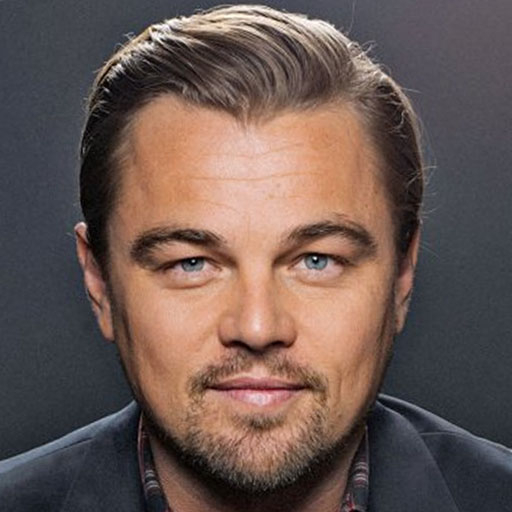
#> input picture images/leo.jpg, 512 x 512 px, found by its file name
$ jupyter execute 'Face & Eye Detection using HAAR Cascade Classifiers.ipynb'
#> lines starting #> are read from the running program, lines starting #| are printed output that depends on the picture; after the words box and inside, x2 and y2 are one past the last pixel; in counts of white or black regions, pixels touching at a corner belong together
# Face Detection

[cell 1]
import numpy as np
import cv2

# We point OpenCV's CascadeClassifier function to where our
# classifier (XML file format) is stored
face_classifier = cv2.CascadeClassifier('Haarcascades/haarcascade_frontalface_default.xml')

# Load our image then convert it to grayscale
image = cv2.imread('images/Leo.jpg')
#> image is the input picture: shape (512, 512, 3); mean B, G, R 82.5, 87.9, 106.1
gray = cv2.cvtColor(image, cv2.COLOR_BGR2GRAY)
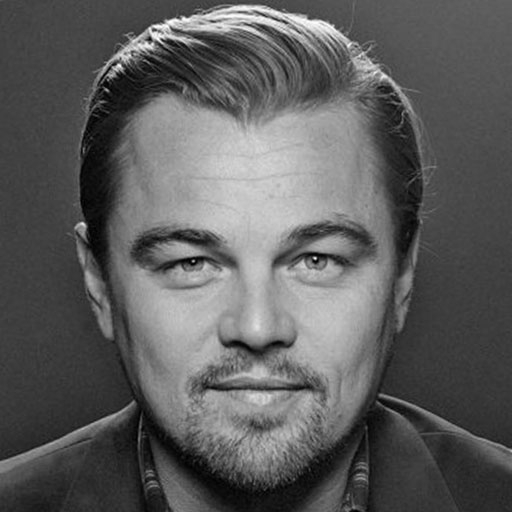
#> gray: shape (512, 512); min 0, max 254, mean 92.8

# Our classifier returns the ROI of the detected face as a tuple
# It stores the top left coordinate and the bottom right coordiantes
faces = face_classifier.detectMultiScale(gray, 1.3, 5)
#> faces = [[92, 130, 328, 328]]

# When no faces detected, face_classifier returns and empty tuple
if faces is ():
    print("No faces found")

# We iterate through our faces array and draw a rectangle
# over each face in faces
for (x,y,w,h) in faces:
    cv2.rectangle(image, (x,y), (x+w,y+h), (127,0,255), 2)
    cv2.imshow('Face Detection', image)
    cv2.waitKey(0)
#> this loop made 1 pass
#> pass 1, `cv2.imshow('Face Detection', image)`:
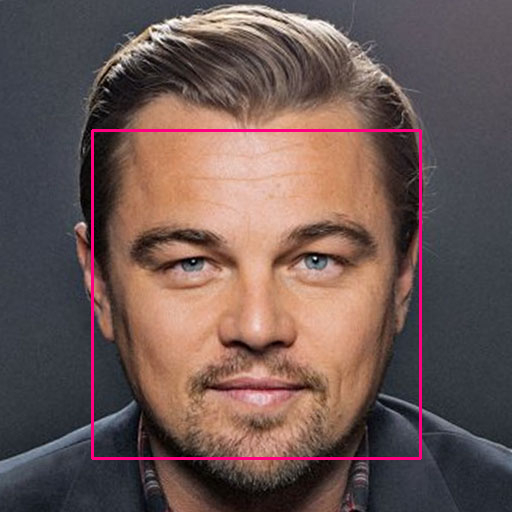
#> window 'Face Detection': shape (512, 512, 3); mean B, G, R 83.4, 86.9, 108.6

cv2.destroyAllWindows()

# Face & Eye Detection

[cell 2]
import numpy as np
import cv2

face_classifier = cv2.CascadeClassifier('Haarcascades/haarcascade_frontalface_default.xml')
eye_classifier = cv2.CascadeClassifier('Haarcascades/haarcascade_eye.xml')

img = cv2.imread('images/Leo.jpg')
gray = cv2.cvtColor(img, cv2.COLOR_BGR2GRAY)

faces = face_classifier.detectMultiScale(gray, 1.3, 5)

# When no faces detected, face_classifier returns and empty tuple
if faces is ():
    print("No Face Found")

for (x,y,w,h) in faces:
    cv2.rectangle(img,(x,y),(x+w,y+h),(127,0,255),2)
    cv2.imshow('img',img)
    cv2.waitKey(0)
    roi_gray = gray[y:y+h, x:x+w]
    roi_color = img[y:y+h, x:x+w]
    eyes = eye_classifier.detectMultiScale(roi_gray)
    eyes=eyes[:2]
    for (ex,ey,ew,eh) in eyes:
        cv2.rectangle(roi_color,(ex,ey),(ex+ew,ey+eh),(255,255,0),2)
        cv2.imshow('img',img)
        cv2.waitKey(0)
#> this loop made 1 pass
#> (x, y, w, h, eyes) on pass 1: (92, 130, 328, 328, [[185, 96, 73, 73], [64, 105, 64, 64]])
#> pass 1, `roi_gray = gray[y:y+h, x:x+w]`:
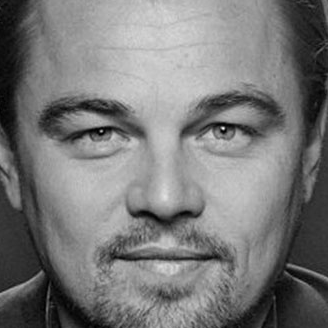
#> roi_gray: shape (328, 328); min 0, max 250, mean 120.7
#> pass 1, `roi_color = img[y:y+h, x:x+w]`:
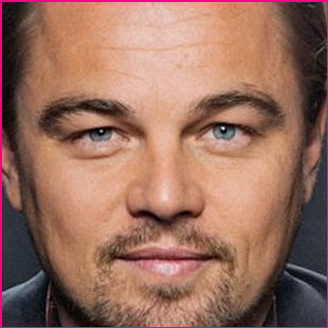
#> roi_color: shape (328, 328, 3); mean B, G, R 94.3, 109.7, 152.7
#> pass 1, `cv2.imshow('img',img)`:
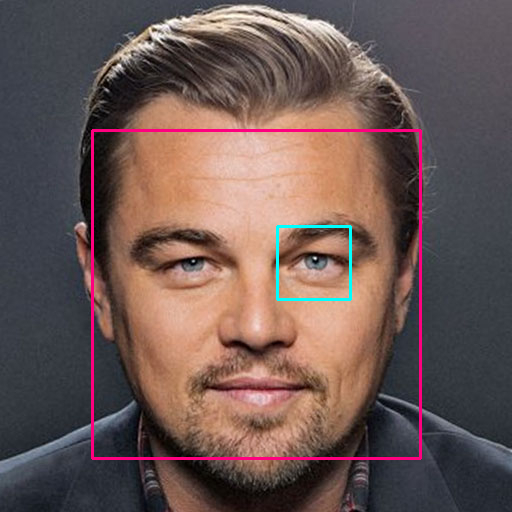
#> window 'img': shape (512, 512, 3); mean B, G, R 83.9, 87.3, 108
#> pass 1, `cv2.imshow('img',img)`:
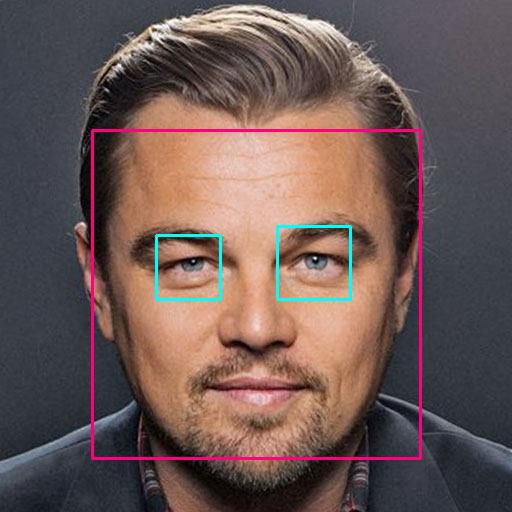
#> window 'img': shape (512, 512, 3); mean B, G, R 84.3, 87.7, 107.6
#> after the loop:
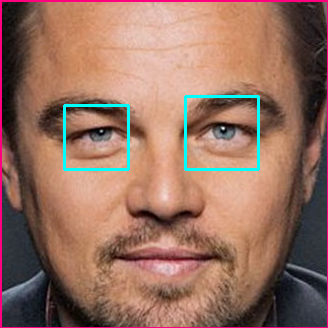
#> roi_color: shape (328, 328, 3); 1.52% of pixels changed, all inside (x1, y1, x2, y2) = (63, 95, 260, 171)

cv2.destroyAllWindows()

$ run again, with images/Hillary.jpg copied over images/leo.jpg
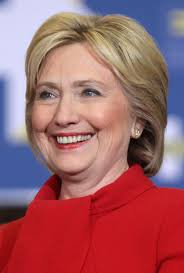
#> input picture images/Hillary.jpg, 184 x 273 px, found by its file name
#> image is the input picture: shape (273, 184, 3); mean B, G, R 104.2, 98.1, 159.7
#> `gray = cv2.cvtColor(image, cv2.COLOR_BGR2GRAY)`:
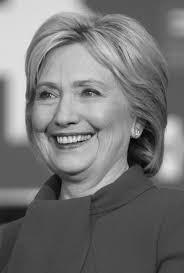
#> gray: shape (273, 184); min 3, max 237, mean 117.2
#> faces = [[11, 49, 117, 117]]
#> the loop `for (x,y,w,h) in faces:` made 1 pass
#> the loop `for (x,y,w,h) in faces:` made 1 pass
#> (x, y, w, h, eyes) on pass 1: (11, 49, 117, 117, [[61, 30, 28, 28], [21, 31, 29, 29]])
#> after the loop `for (x,y,w,h) in faces:`:
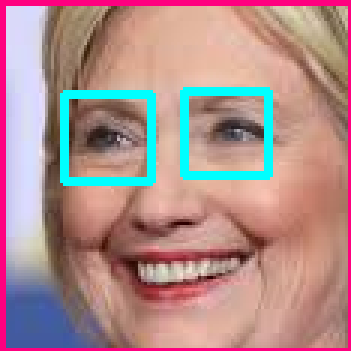
#> roi_color: shape (117, 117, 3) (shown 3 times larger); mean B, G, R 140.2, 141.1, 175.3
